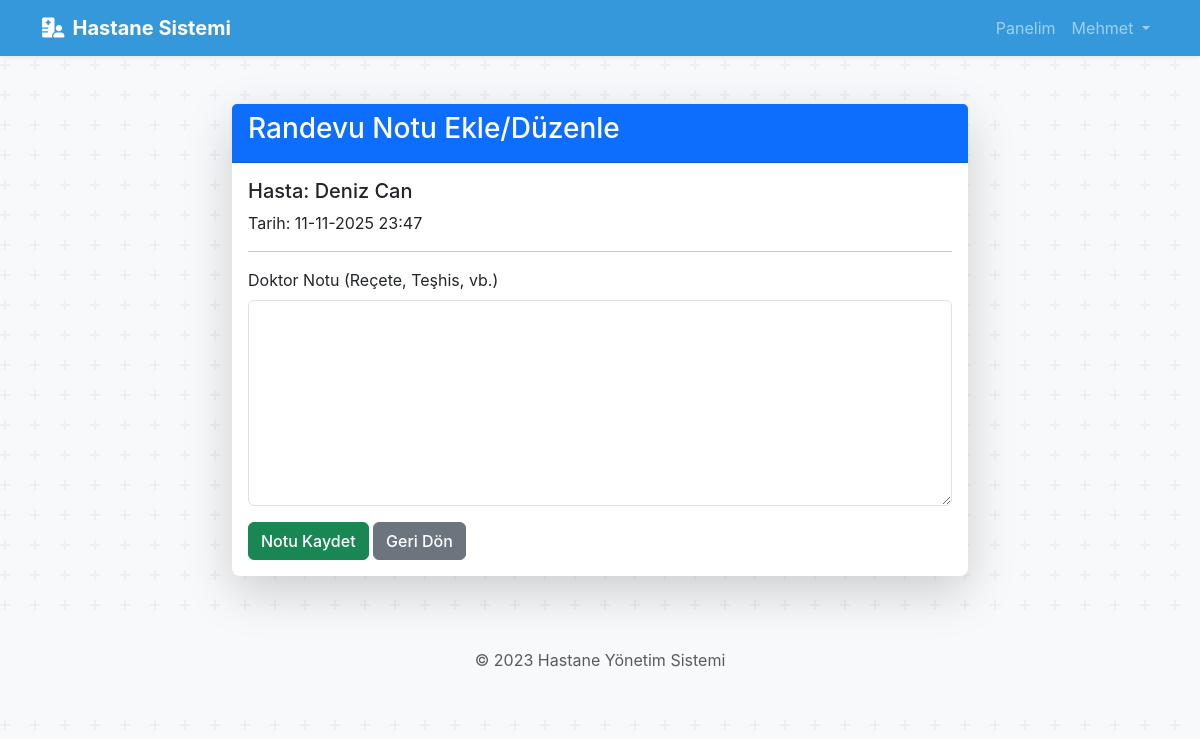
The page /doktor/randevu_not_ekle/1 (signed in) on the database its author committed.
### app.py (models this page shows)
class Kullanici(db.Model):
    id = db.Column(db.Integer, primary_key=True)
    email = db.Column(db.String(100), unique=True, nullable=False)
    sifre = db.Column(db.String(200), nullable=False)
    ad = db.Column(db.String(50), nullable=False)
    soyad = db.Column(db.String(50), nullable=False)
    rol = db.Column(db.String(20), nullable=False) # 'hasta', 'doktor', 'sekreter'
    __mapper_args__ = {
        'polymorphic_identity': 'kullanici',
        'polymorphic_on': rol
    }

class Randevu(db.Model):
    id = db.Column(db.Integer, primary_key=True)
    hasta_id = db.Column(db.Integer, db.ForeignKey('kullanici.id'), nullable=False)
    doktor_id = db.Column(db.Integer, db.ForeignKey('kullanici.id'), nullable=False)
    tarih = db.Column(db.DateTime, nullable=False)
    sikayet = db.Column(db.Text, nullable=True)
    durum = db.Column(db.String(50), default='Bekleniyor') # Bekleniyor, Tamamlandı, İptal

### app.py (the view)
@app.route('/doktor/randevu_not_ekle/<int:randevu_id>', methods=['GET', 'POST'])
@login_required(role='doktor')
def doktor_randevu_not_ekle(randevu_id):
    randevu = Randevu.query.get_or_404(randevu_id)
    if randevu.doktor_id != session['user_id']:
        flash('Bu işlem için yetkiniz yok.', 'danger')
        return redirect(url_for('doktor_paneli'))
    if request.method == 'POST':
        not_icerik = request.form.get('doktor_notu')
        randevu.doktor_notu = not_icerik
        db.session.commit()
        flash('Randevu notu başarıyla kaydedildi.', 'success')
        return redirect(url_for('doktor_paneli'))
    return render_template('doktor_randevu_not_ekle.html', randevu=randevu)

### app.py (called while the page is built)
def login_required(role=None):
    def wrapper(fn):
        @wraps(fn)
        def decorated_view(*args, **kwargs):
            if 'user_id' not in session:
                flash('Bu sayfaya erişmek için giriş yapmalısınız.', 'warning')
                return redirect(url_for('index')) # Artık var olmayan 'login' yerine 'index'e (ana sayfa) yönlendir.
            if role and session['user_rol'] != role:
                flash('Bu sayfaya erişim yetkiniz yok.', 'danger')
                return redirect(url_for('index')) # Yetkisiz kullanıcıyı ana sayfaya veya kendi paneline yönlendir
            return fn(*args, **kwargs)
        return decorated_view
    return wrapper

### templates/doktor_randevu_not_ekle.html
{% extends "layout.html" %}
{% block content %}
<div class="row justify-content-center">
    <div class="col-md-8">
        <div class="card shadow-lg">
            <div class="card-header bg-primary text-white">
                <h3>Randevu Notu Ekle/Düzenle</h3>
            </div>
            <div class="card-body">
                <h5 class="card-title">Hasta: {{ randevu.hasta.ad }} {{ randevu.hasta.soyad }}</h5>
                <p class="card-text">Tarih: {{ randevu.tarih.strftime('%d-%m-%Y %H:%M') }}</p>
                <hr>
                <form method="POST">
                    <div class="mb-3">
                        <label for="doktor_notu" class="form-label">Doktor Notu (Reçete, Teşhis, vb.)</label>
                        <textarea class="form-control" id="doktor_notu" name="doktor_notu" rows="8">{{ randevu.doktor_notu or '' }}</textarea>
                    </div>
                    <button type="submit" class="btn btn-success">Notu Kaydet</button>
                    <a href="{{ url_for('doktor_paneli') }}" class="btn btn-secondary">Geri Dön</a>
                </form>
            </div>
        </div>
    </div>
</div>
{% endblock %}

### static/style.css (style rules this page uses)
:root { --primary-color: #3498db; --success-color: #2ecc71; --light-bg: #ecf0f1; --dark-text: #34495e; }
body { background-color: #f8f9fa; font-family: -apple-system, BlinkMacSystemFont, "Segoe UI", Roboto, "Helvetica Neue", Arial, sans-serif; color: var(--dark-text); }
.card { border: none; transition: transform 0.2s ease-in-out, box-shadow 0.2s ease-in-out; border-radius: 0.5rem; }
.card-header { font-weight: 500; }
.btn { transition: background-color 0.2s ease-in-out, border-color 0.2s ease-in-out; border-radius: 0.375rem; font-weight: 500; }

### rows shown on the page
Kullanici: hasta.ad "Deniz", hasta.soyad "Can"
Randevu: tarih "11-11-2025 23:47"

### other values the page prints
{{ session['user_ad'] }} "Mehmet"
